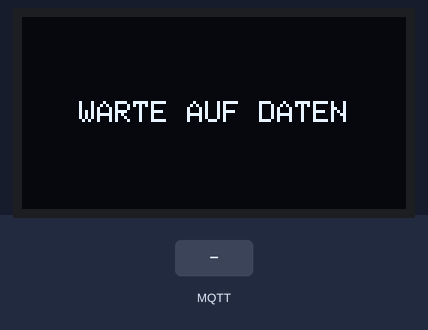
Bench run of a sketch on a simulated ESP32. On the bench: 128×64 one-colour display. Inputs (shaded band) come from the test bench. WiFi joins after 1.5 s; servers stay silent unless stated; no MQTT or app messages arrive unless stated; what the sketch prints to the serial monitor is not drawn.

Above: at 5.6 s.
5.7 s: MQTT message "1" arrives on the first subscribed topic
At 6.3 s:
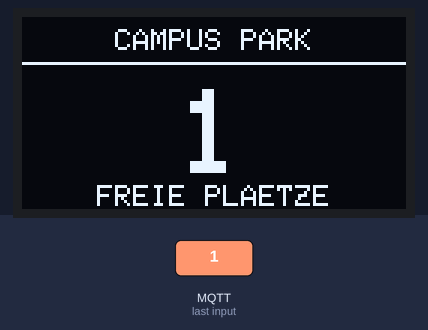
7.2 s: MQTT message "on" arrives on the first subscribed topic
At 8.4 s:
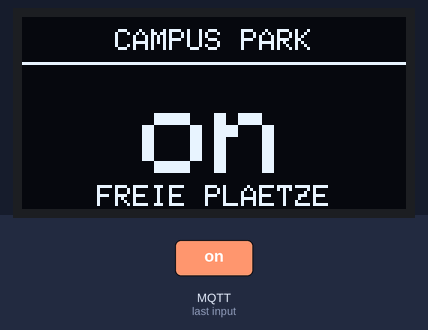
8.7 s: MQTT message "off" arrives on the first subscribed topic
At 9.8 s:
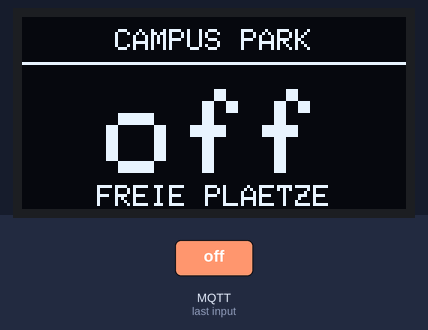
10.2 s: MQTT message "0" arrives on the first subscribed topic
At 10.9 s:
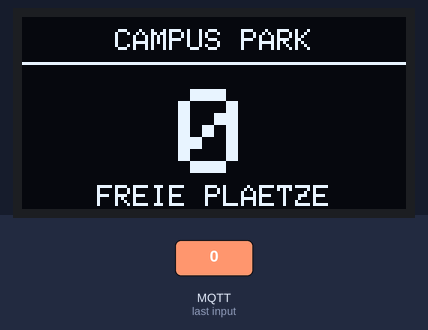
Timing chart, 0 to 12.7 s (numbered marks = the images above; inputs shaded):
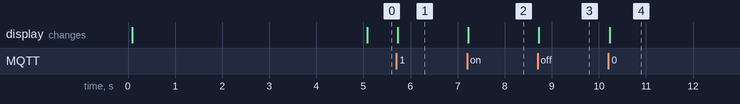

The sketch:

esp32_display.ino
```cpp
#include <WiFi.h>
#include <PubSubClient.h>
#include <Adafruit_GFX.h>
#include <Adafruit_SSD1306.h>
#include <Wire.h>

// OLED Configuration
#define SCREEN_WIDTH 128
#define SCREEN_HEIGHT 64
#define OLED_RESET    -1
#define SCREEN_ADDRESS 0x3C

// WLAN Credentials
const char* ssid          = "";
const char* password      = "";

// MQTT Configuration
const char* mqtt_server   = "192.168.4.1";
const uint16_t mqtt_port  = 1883;
const char* mqttUser      = "";
const char* mqttPassword  = "";
const char* topic_summary = "parking/state/summary";

// Objects
Adafruit_SSD1306 display(SCREEN_WIDTH, SCREEN_HEIGHT, &Wire, OLED_RESET);
WiFiClient espClient;
PubSubClient client(espClient);

unsigned long lastReconnectAttempt = 0;

// Helper to center text easily
void displayPrintCenter(const String &text, uint8_t textSize, int16_t y) {
  display.setTextSize(textSize);
  display.setTextColor(SSD1306_WHITE);

  int16_t x1, y1;
  uint16_t w, h;
  display.getTextBounds(text, 0, y, &x1, &y1, &w, &h);
  int16_t x = (SCREEN_WIDTH - w) / 2;

  display.setCursor(x, y);
  display.print(text);
}

// Main Display Update Logic
void updateDisplay(String value) {
  display.clearDisplay();

  // Header
  displayPrintCenter("CAMPUS PARK", 1, 4);

  // Divider Line
  display.drawFastHLine(0, 15, SCREEN_WIDTH, SSD1306_WHITE);

  // Large Number
  displayPrintCenter(value, 4, 24);

  // Footer (Using AE for stability)
  displayPrintCenter("FREIE PLAETZE", 1, 56);

  display.display();
}

void callback(char* topic, byte* payload, unsigned int length) {
  if (strcmp(topic, topic_summary) == 0) {
    // Convert raw byte payload to string
    char msg[length + 1];
    memcpy(msg, payload, length);
    msg[length] = '\0';

    updateDisplay(String(msg));
    Serial.print("Summary Updated: ");
    Serial.println(msg);
  }
}

void setupWifi() {
  delay(10);
  Serial.println("Connecting to WiFi...");
  WiFi.begin(ssid, password);

  display.clearDisplay();
  displayPrintCenter("WIFI CONNECT", 1, 28);
  display.display();

  while (WiFi.status() != WL_CONNECTED) {
    delay(500);
    Serial.print(".");
  }

  Serial.println("\nWiFi connected");
}

void reconnect() {
  // Create unique ID based on MAC
  uint64_t chipid = ESP.getEfuseMac();
  char clientId[30];
  sprintf(clientId, "esp32-summary-%04X%08X", (uint16_t)(chipid >> 32), (uint32_t)chipid);

  Serial.print("Attempting MQTT connection...");
  if (client.connect(clientId, mqttUser, mqttPassword)) {
    Serial.println("connected");
    client.subscribe(topic_summary);

    // Initial screen state after connection
    display.clearDisplay();
    displayPrintCenter("WARTE AUF DATEN", 1, 28);
    display.display();
  } else {
    Serial.print("failed, rc=");
    Serial.println(client.state());
  }
}

void setup() {
  Serial.begin(115200);

  // SSD1306_SWITCHCAPVCC = generate display voltage from 3.3V internally
  if(!display.begin(SSD1306_SWITCHCAPVCC, SCREEN_ADDRESS)) {
    Serial.println(F("SSD1306 allocation failed"));
    for(;;);
  }

  display.clearDisplay();
  display.display();

  setupWifi();
  client.setServer(mqtt_server, mqtt_port);
  client.setCallback(callback);
}

void loop() {
  if (!client.connected()) {
    unsigned long now = millis();
    if (now - lastReconnectAttempt > 5000) {
      lastReconnectAttempt = now;
      reconnect();
    }
  } else {
    client.loop();
  }
}
```

Measured:
- after the input at 5.7 s, the display: changes at once (image 1)
- after the input at 7.2 s, the display: changes at once (image 2)
- after the input at 8.7 s, the display: changes at once (image 3)
- after the input at 10.2 s, the display: changes at once (image 4)
